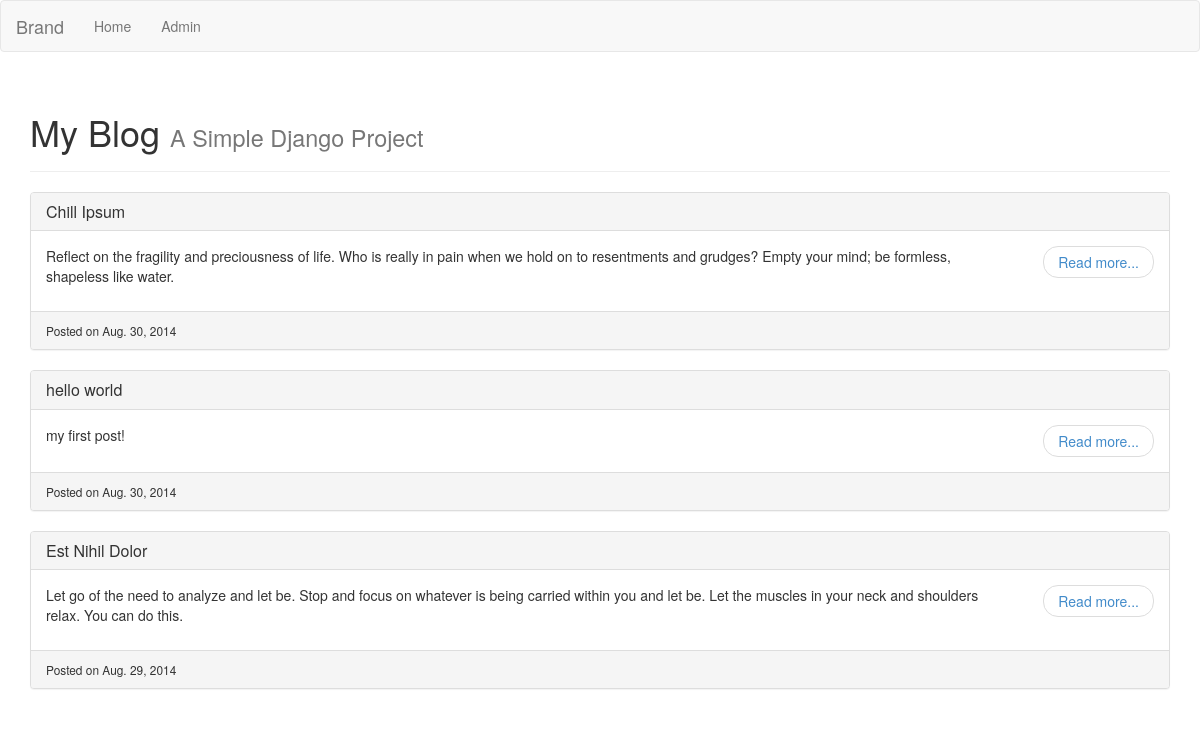
The app's page / (signed in) with its own data.
### blog/models.py (models this page shows, shortened)
class Post(models.Model):
    title = models.CharField(max_length=255)
    slug = models.SlugField(unique=True,max_length=255)
    description = models.CharField(max_length=255)
    content = models.TextField()
    created = models.DateTimeField(auto_now_add=True)
    published = models.BooleanField(default=True)
    class Meta:
        ordering = ['-created']
    def get_absolute_url(self):
        return reverse('blog.views.post', args=[self.slug])

### blog/views.py (the view)
# urls.py: url(r'^$', 'blog.views.index'),
def index(request):
    posts = Post.objects.filter(published=True)
    return render(request, 'blog/index.html', {'posts': posts})

### feastlyDjango/templates/blog/index.html (shortened to what this page needs)
{% extends 'base.html' %}
{% block content %}
    <div class="page-header">
        <h1>My Blog <small>A Simple Django Project</small></h1>
    </div>
    {% for post in posts %}
    <div class="panel panel-default">
        <div class="panel-heading">
            <h2 class="panel-title">
                <a href="{{post.get_absolute_url}}">
                    {{post.title}}
                </a>
            </h2>
        </div>
        <div class="panel-body">
            <ul class="pager pull-right" style="margin: 0 0 0 30px;">
              <li>
                <a href="{{post.get_absolute_url}}">Read more...</a>
              </li>
            </ul>
            <p>{{post.description}}</p>
        </div>
        <div class="panel-footer">
            <p class="small" style="margin-bottom: 0;">Posted on
                <time datetime="{{post.created|date:"c"}}">
                {{post.created|date}}
                </time>
            </p>
        </div>
    </div>
    {% endfor %}
{% endblock %}

### records on screen
Post: title "Chill Ipsum", description "Reflect on the fragility and preciousness of life. Who is really in pain when we hold on to resentments and grudges? Empty your mind; be formless, shapeless like water.", created "Aug. 30, 2014"
Post: title "hello world", description "my first post!", created "Aug. 30, 2014"
Post: title "Est Nihil Dolor", description "Let go of the need to analyze and let be. Stop and focus on whatever is being carried within you and let be. Let the muscles in your neck and shoulders relax. You can do this.", created "Aug. 29, 2014"
